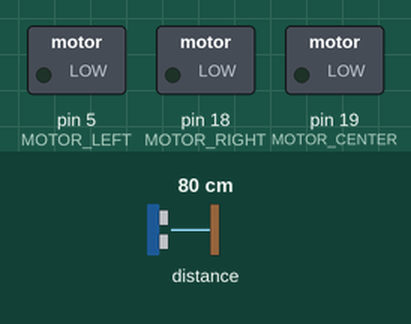
A sketch run on a simulated Arduino Uno, built with avr-gcc and run on an emulated ATmega328P. On the bench: switched loads named in the sketch (green lamp = pin HIGH). Inputs (shaded band) come from the test bench; at power-on: distance to the obstacle 80 cm. What the sketch prints to the serial monitor is not drawn.

Above: at 0.2 s.
Timing chart, 0 to 1.9 s (numbered marks = the images above):
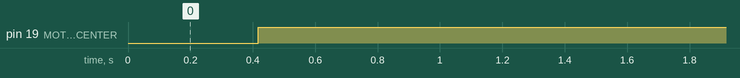

Measured:
- by itself, pin 19 (MOTOR_CENTER): LOW → HIGH at 0.42 s

The sketch:

lidar_motor.ino
```cpp
#include <Wire.h>
#include "Adafruit_VL53L0X.h"

// Motor pins
const int MOTOR_LEFT = 5;
const int MOTOR_CENTER = 19;
const int MOTOR_RIGHT = 18;

// Trigger distance in millimeters
const int TRIGGER_DISTANCE = 2000; // 2000mm = 200cm

// Number of readings to detect direction
const int NUM_READINGS = 5;
int readings[NUM_READINGS];

Adafruit_VL53L0X lox = Adafruit_VL53L0X();

void setup() {
  Serial.begin(115200);

  // Motor pins
  pinMode(MOTOR_LEFT, OUTPUT);
  pinMode(MOTOR_CENTER, OUTPUT);
  pinMode(MOTOR_RIGHT, OUTPUT);
  stopAllMotors();

  // Start sensor
  if (!lox.begin()) {
    Serial.println(F("VL53L0X not found! Check wiring."));
    while (1);
  }
  Serial.println("VL53L0X ready");
}

void loop() {
  VL53L0X_RangingMeasurementData_t measure;

  // Take multiple readings
  for (int i = 0; i < NUM_READINGS; i++) {
    lox.rangingTest(&measure, false);
    if (measure.RangeStatus != 4) {
      readings[i] = measure.RangeMilliMeter;
    } else {
      readings[i] = 8190; // Out of range
    }
    delay(50); // Short delay between readings
  }

  // Analyze distance changes
  int leftSum = 0, rightSum = 0;
  for (int i = 1; i < NUM_READINGS / 2; i++) {
    leftSum += readings[i - 1] - readings[i];
    rightSum += readings[NUM_READINGS - i] - readings[NUM_READINGS - i - 1];
  }

  int avgDistance = readings[NUM_READINGS / 2];

  Serial.print("Avg Distance: ");
  Serial.print(avgDistance);
  Serial.print(" mm | LeftSum: ");
  Serial.print(leftSum);
  Serial.print(" | RightSum: ");
  Serial.println(rightSum);

  stopAllMotors();

  if (avgDistance < TRIGGER_DISTANCE) {
    // If ball approaching from left
    if (leftSum > 100) {
      digitalWrite(MOTOR_LEFT, HIGH);
    }
    // If ball approaching from right
    else if (rightSum > 100) {
      digitalWrite(MOTOR_RIGHT, HIGH);
    }
    // If coming straight
    else {
      digitalWrite(MOTOR_CENTER, HIGH);
    }
  }

  delay(100); // Loop delay
}

void stopAllMotors() {
  digitalWrite(MOTOR_LEFT, LOW);
  digitalWrite(MOTOR_CENTER, LOW);
  digitalWrite(MOTOR_RIGHT, LOW);
}
```
